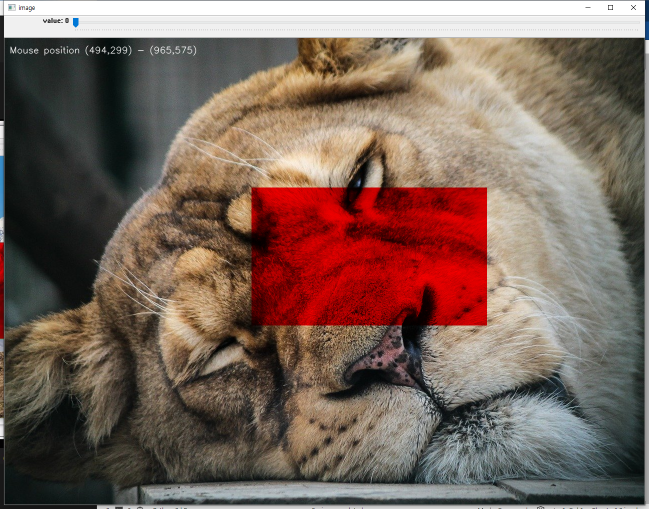
#> input picture Homework1.png, 1298 x 1018 px, given in place of monitoring_720p.avi, which was not available (shown at 1/2 size)
$ jupyter execute chap161.ipynb   (text cells are left out)
#> lines starting #> are read from the running program, lines starting #| are printed output that depends on the picture; after the words box and inside, x2 and y2 are one past the last pixel; in counts of white or black regions, pixels touching at a corner belong together; pictures that were not available may be replaced by others from this repository, and a replacement may not be noted
[cell 1]
import numpy as np
import cv2
from matplotlib import pyplot as plt

cap = cv2.VideoCapture('monitoring_720p.avi')
# take first frame of the video
ret,frame = cap.read()
#> frame is the input picture: shape (1018, 1298, 3); mean B, G, R 91.8, 101.8, 123.1
plt.figure(figsize=(30,15))
plt.imshow(frame),plt.show()

[cell 2]
# setup initial location of window
r,h,c,w = 150,76,594,72 # simply hardcoded the values
track_window = (c,r,w,h)
# set up the ROI for tracking
roi = frame[r:r+h, c:c+w]
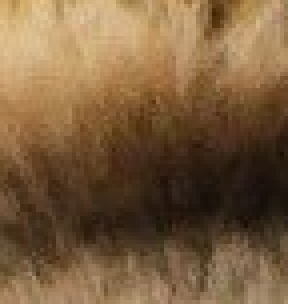
#> roi: shape (76, 72, 3) (shown 4 times larger); mean B, G, R 62, 93.8, 122.5
plt.figure(figsize=(30,15))
plt.imshow(roi),plt.show()

[cell 3]
hsv_roi = cv2.cvtColor(frame, cv2.COLOR_BGR2HSV)
#> hsv_roi: shape (1018, 1298, 3); mean H, S, V 35.1, 73.3, 125.7
mask = cv2.inRange(hsv_roi, np.array((0., 60.,32.)), np.array((180.,255.,255.)))
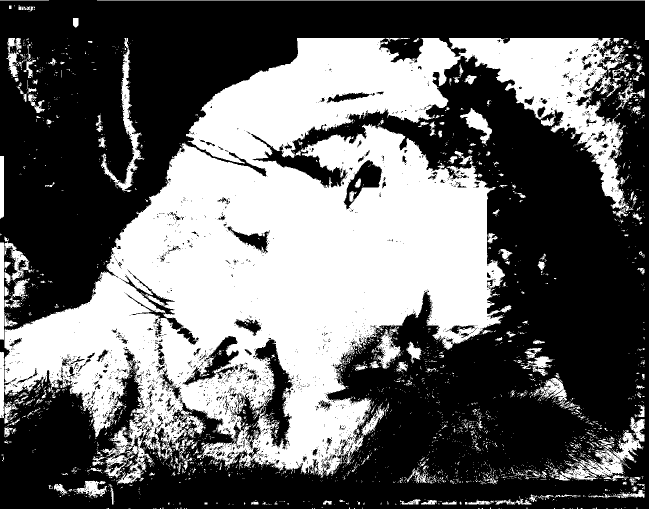
#> mask: shape (1018, 1298) (shown at 1/2 size); 40.8% white; 3249 white regions (2982 under 20 px), largest, box (x1, y1, x2, y2) and area: (9, 76, 1258, 970) 487404, (1110, 834, 1289, 961) 5693, (202, 95, 289, 384) 3984

roi_hist = cv2.calcHist([hsv_roi],[0],mask,[180],[0,180])
#> roi_hist = 180 values, max 127441 at index 0, min 0 at index 31, mean 2993
cv2.normalize(roi_hist,roi_hist,0,255,cv2.NORM_MINMAX)
# Setup the termination criteria, either 10 iteration or move by atleast 1 pt
term_crit = ( cv2.TERM_CRITERIA_EPS | cv2.TERM_CRITERIA_COUNT, 10, 1 )
while(1):
    ret ,frame = cap.read()

    if ret == True:
        hsv = cv2.cvtColor(frame, cv2.COLOR_BGR2HSV)
        dst = cv2.calcBackProject([hsv],[0],roi_hist,[0,180],1)
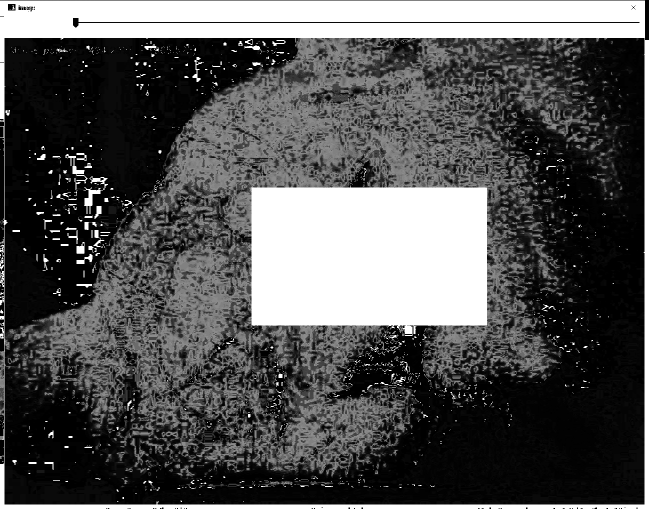
#> dst: shape (1018, 1298) (shown at 1/2 size); min 0, max 255, mean 84.9
        # apply meanshift to get the new location
        ret, track_window = cv2.meanShift(dst, track_window, term_crit)
#> ret = 10; track_window = (584, 151, 72, 76)
        # Draw it on image
        x,y,w,h = track_window
#> x = 584; y = 151; w = 72; h = 76
        img2 = cv2.rectangle(frame, (x,y), (x+w,y+h), 255,2)
        cv2.imshow('img2',img2)
        k = cv2.waitKey(60) & 0xff
#> (key Esc is pressed here)
        if k == 27:
            break
        else:
            cv2.imwrite(chr(k)+".jpg",img2)
    else:
        break

cv2.destroyAllWindows()
cap.release()

[cell 4]
plt.figure(figsize=(30,15))
plt.imshow(frame),plt.show()
#민시프트보다 캠시프트가 훨 안정적으로 따라가짐
#민이 메인아이디어 캠은 조금추가한거

[cell 5]
import numpy as np
import cv2

cap = cv2.VideoCapture('monitoring_720p.avi')

# take first frame of the video
ret,frame = cap.read()

# setup initial location of window
r,h,c,w = 150,76,594,72 # simply hardcoded the values
track_window = (c,r,w,h)

# set up the ROI for tracking
roi = frame[r:r+h, c:c+w]
hsv_roi = cv2.cvtColor(roi, cv2.COLOR_BGR2HSV)
#> hsv_roi: shape (76, 72, 3); mean H, S, V 15.3, 133.8, 122.5
mask = cv2.inRange(hsv_roi, np.array((0., 60.,32.)), np.array((180.,255.,255.)))
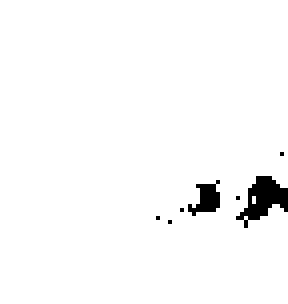
#> mask: shape (76, 72) (shown 4 times larger); 97.7% white; 7 black regions (5 under 20 px), largest, box (x1, y1, x2, y2) and area: (59, 44, 72, 57) 83, (47, 45, 55, 54) 40
roi_hist = cv2.calcHist([hsv_roi],[0],mask,[180],[0,180])
#> roi_hist = 180 values, max 1242 at index 15, min 0 at index 0, mean 29.69
#cv2.normalize(roi_hist,roi_hist,0,255,cv2.NORM_MINMAX)
roi_hist = cv2.normalize(roi_hist,roi_hist,0,255,cv2.NORM_MINMAX)
#> roi_hist = 180 values, max 255 at index 15, min 0 at index 0, mean 6.1

# Setup the termination criteria, either 10 iteration or move by atleast 1 pt
term_crit = ( cv2.TERM_CRITERIA_EPS | cv2.TERM_CRITERIA_COUNT, 10, 1 )

while(1):
    ret ,frame = cap.read()
    if ret == True:
        hsv = cv2.cvtColor(frame, cv2.COLOR_BGR2HSV)
        dst = cv2.calcBackProject([hsv],[0],roi_hist,[0,180],1)
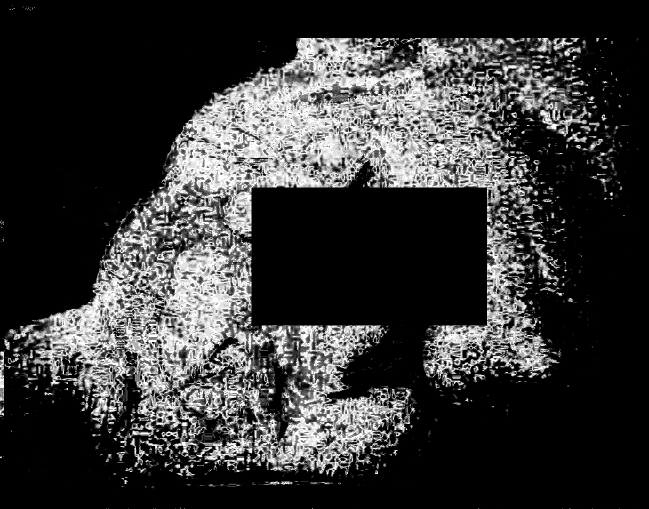
#> dst: shape (1018, 1298) (shown at 1/2 size); min 0, max 255, mean 54.5
        # apply meanshift to get the new location
        ret, track_window = cv2.CamShift(dst, track_window, term_crit)
#> ret = ((616.5, 194.5), (101.7, 114.2), 38.67); track_window = (576, 149, 81, 91)
        # Draw it on image
        #pts = cv2.boxPoints(ret)
        #pts = np.int0(pts)
        #img2 = cv2.polylines(frame,[pts],True, 255,2)
        x,y,w,h = track_window
#> x = 576; y = 149; w = 81; h = 91
        img2 = cv2.rectangle(frame, (x,y), (x+w,y+h), 255,2)

        cv2.imshow('img2',img2)
        k = cv2.waitKey(60) & 0xff
#> (key Esc is pressed here)
        if k == 27:
            break
        else:
            cv2.imwrite(chr(k)+".jpg",img2)
    else:
        break

cv2.destroyAllWindows()
cap.release()

$ run again, on Homework3.png
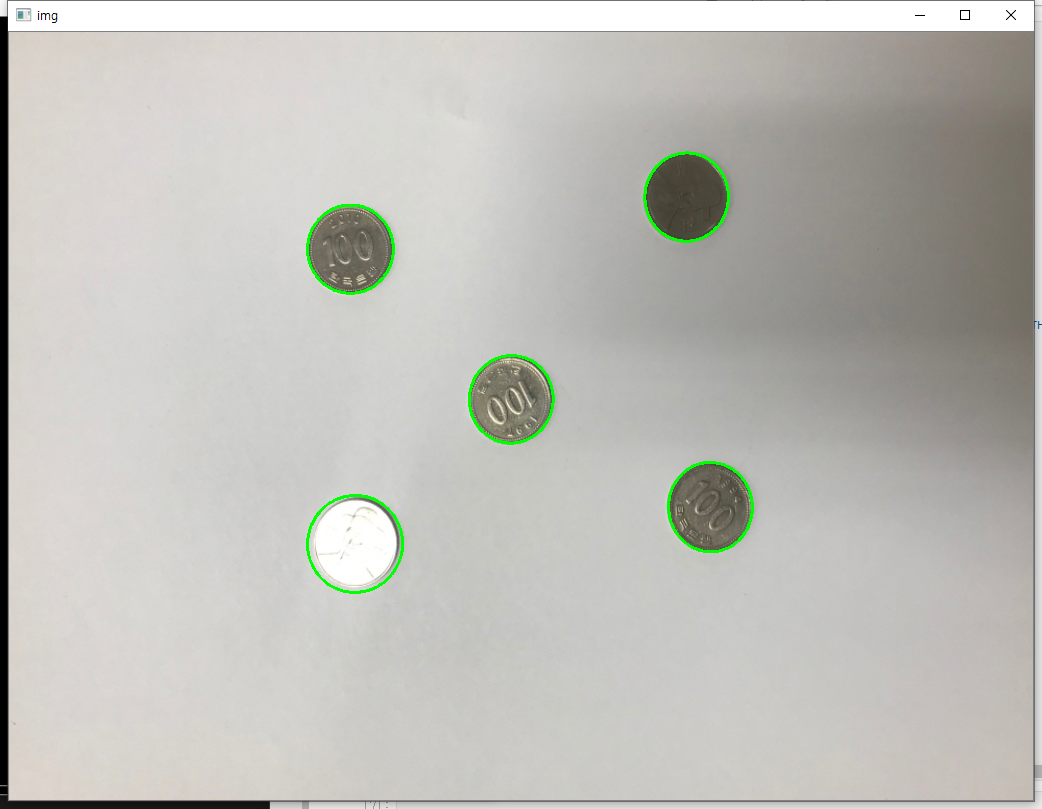
#> input picture Homework3.png, 1042 x 809 px, given in place of monitoring_720p.avi, which was not available
#> frame is the input picture: shape (809, 1042, 3); mean B, G, R 184.8, 190.2, 190.6
#> `mask = cv2.inRange(hsv_roi, np.array((0., 60.,32.)), np.array((180.,25..`:
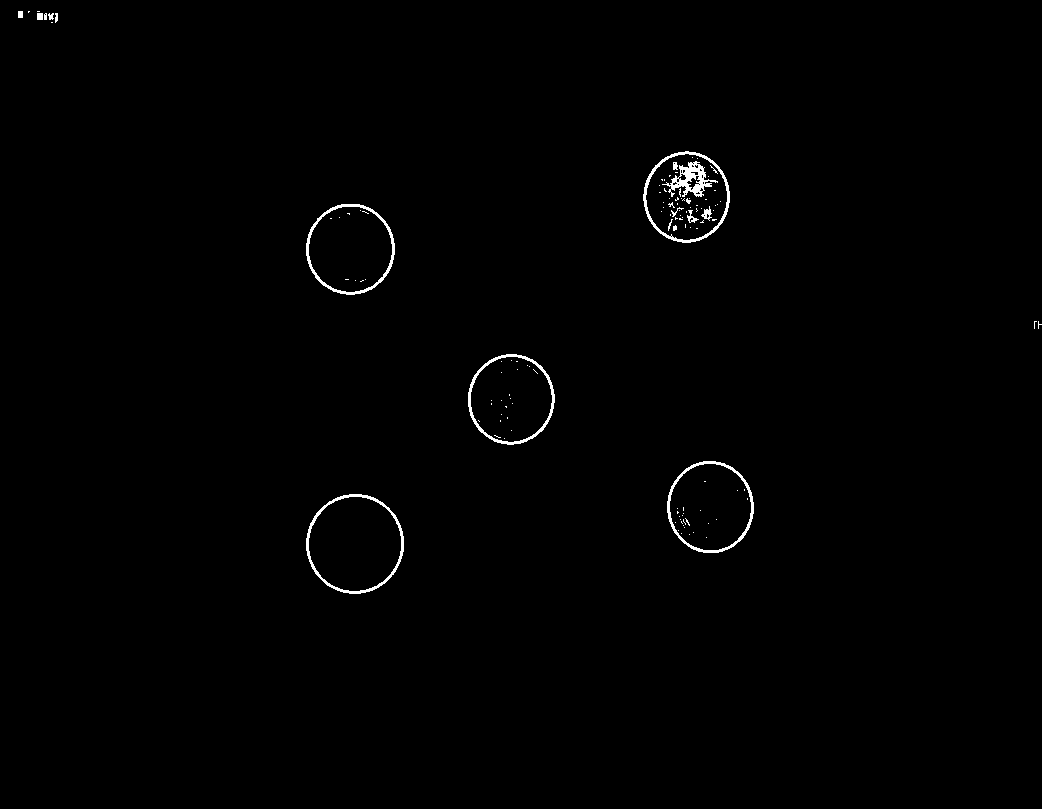
#> mask: shape (809, 1042); 0.66% white; 123 white regions (108 under 20 px), largest, box (x1, y1, x2, y2) and area: (306, 494, 404, 594) 879, (306, 204, 395, 295) 819, (643, 151, 730, 243) 818
#> `roi_hist = cv2.calcHist([hsv_roi],[0],mask,[180],[0,180])`: roi_hist = 180 values, max 4118 at index 60, min 0 at index 1, mean 30.83
#> `ret, track_window = cv2.meanShift(dst, track_window, term_crit)`: ret = 10; track_window = (628, 137, 72, 76)
#> `x,y,w,h = track_window`: x = 628; y = 137; w = 72; h = 76
#> `mask = cv2.inRange(hsv_roi, np.array((0., 60.,32.)), np.array((180.,25..`:
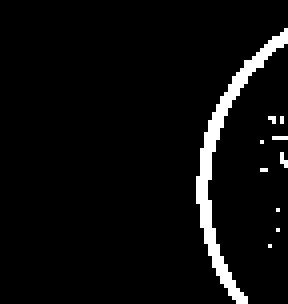
#> mask: shape (76, 72) (shown 4 times larger); 4.7% white; 10 white regions (9 under 20 px), largest, box (x1, y1, x2, y2) and area: (49, 7, 72, 76) 237
#> `roi_hist = cv2.calcHist([hsv_roi],[0],mask,[180],[0,180])`: roi_hist = 180 values, max 231 at index 60, min 0 at index 0, mean 1.43
#> `roi_hist = cv2.normalize(roi_hist,roi_hist,0,255,cv2.NORM_MINMAX)`: roi_hist = 180 values, max 255 at index 60, min 0 at index 0, mean 1.58
#> `ret, track_window = cv2.CamShift(dst, track_window, term_crit)`: ret = ((665.5, 177.5), (53.02, 110.4), 41.23); track_window = (628, 135, 75, 85)
#> `x,y,w,h = track_window`: y = 135; w = 75; h = 85
